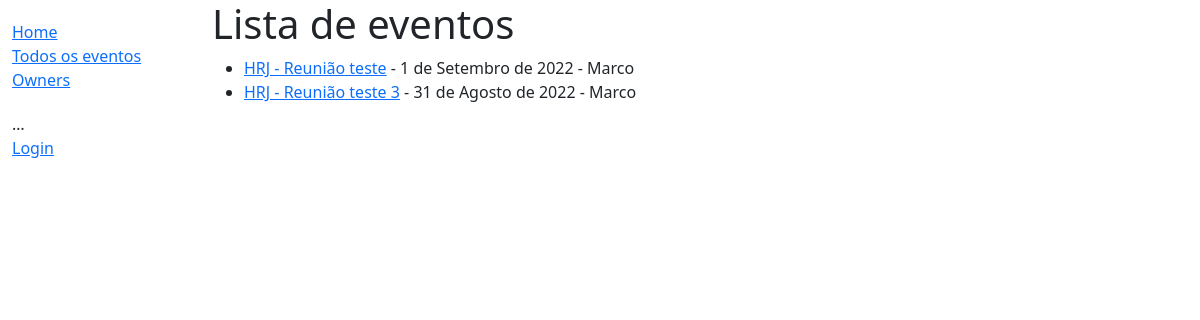
Before: /polls/meeting/ with the older database file.
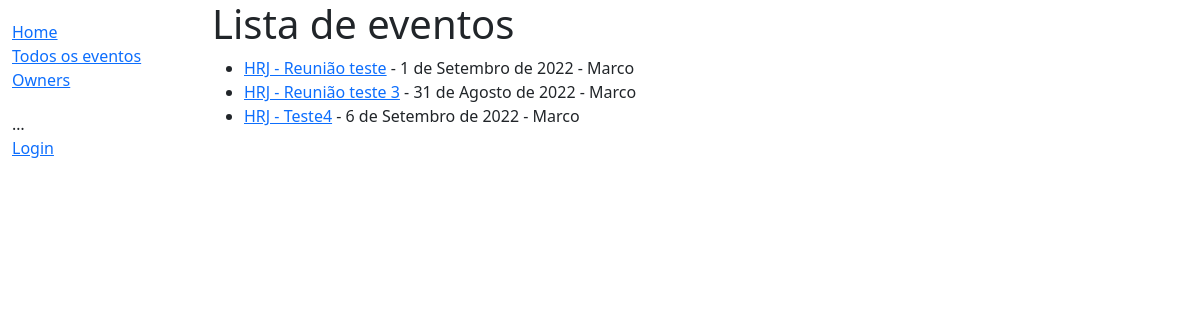
After: the same page with the newer database file.
### polls/models.py (models this page shows, shortened)
class Meeting(models.Model):
    id = models.UUIDField(primary_key=True, default=uuid.uuid4, help_text='ID UNICO')
    name_meeting = models.CharField(max_length=120, verbose_name='Nome da reunião')
    author = models.ForeignKey('Owner', on_delete=models.CASCADE, verbose_name='Autor', blank=False)
    date_meeting = models.DateField(verbose_name='Data da reunião')
    link = models.CharField(max_length=400, blank=True, verbose_name='Link da reunião')
    borrower = models.ForeignKey(User, on_delete=models.SET_NULL, null=True, blank=True)
    MEETING_LOCAL = (
        ('p', 'Presencial'),
        ('o', 'Online')
    )
    local = models.CharField(
        max_length=1,
        choices=MEETING_LOCAL,
        blank=False,
        default='p',
        help_text='Local Reunião',
    )
    MEETING_STATUS = (
        ('p', 'Público'),
        ('f', 'Fechado')
    )
    status = models.CharField(
        max_length=1,
        choices=MEETING_STATUS,
        blank=False,
        default='f',
        help_text='Status da reunião',
    )
    def __str__(self):
        return f'HRJ - {self.name_meeting}'

class Owner(models.Model):
    name = models.CharField(max_length=80, verbose_name='Nome')
    password = models.CharField(max_length=50, verbose_name='Senha')
    email = models.CharField(max_length=120, verbose_name='E-mail')
    class Meta:
        ordering = ['name', 'email']
    def __str__(self):
        return self.name

### polls/views.py (the view)
# urls.py: path('meeting/', views.MeetingListView.as_view(), name='meeting'),
class MeetingListView(generic.ListView):
    model = Meeting

### polls/templates/polls/meeting_list.html
{% extends "base.html" %}
{% block content %}
  <h1>Lista de eventos</h1>
  {% if meeting_list %}
  <ul>
    {% for meeting in meeting_list %}
      {% if meeting.status == 'p' %}
        <li>
          <a href="{{ meeting.id }}"> {{ meeting }}</a> - {{ meeting.date_meeting }} - {{ meeting.author }}
        </li>
      {% endif %}
    {% endfor %}
  </ul>
  {% else %}
    <p>Nenhum evento encontrado.</p>
  {% endif %}
{% endblock %}

### polls/templates/base.html (shortened to what this page needs)
<!DOCTYPE html>
<html lang="en">
<head>
  <link href="https://cdn.jsdelivr.net/npm/bootstrap@5.1.3/dist/css/bootstrap.min.css" rel="stylesheet">
  {% load static %}
  <link rel="stylesheet" href="{% static 'css/styles.css' %}">
</head>
<body>
  <div class="container-fluid">
    <div class="row">
      <div class="col-sm-2">
      {% block sidebar %}
        <ul class="sidebar-nav">
          <li><a href="{% url 'index' %}">Home</a></li>
          <li><a href="{% url 'meeting' %}">Todos os eventos</a></li>
          <li><a href="">Owners</a></li>
        </ul>
          <ul class="sidebar-nav">
    …
   {% if user.is_authenticated %}
     <li>User: {{ user.get_username }}</li>
     <li><a href="{% url 'logout'%}?next={{request.path}}">Logout</a></li>
   {% else %}
     <li><a href="{% url 'login'%}?next={{request.path}}">Login</a></li>
   {% endif %}
  </ul>
     {% endblock %}
      </div>
      <div class="col-sm-10 ">{% block content %}{% endblock %}</div>
    </div>
  </div>
</body>
</html>

### polls/static/css/styles.css (style rules this page uses)
.sidebar-nav { margin-top: 20px; padding: 0; list-style: none; }

Changed rows visible on the page:
added Meeting: name_meeting "HRJ - Teste4", date_meeting "6 de Setembro de 2022", author "Marco"
